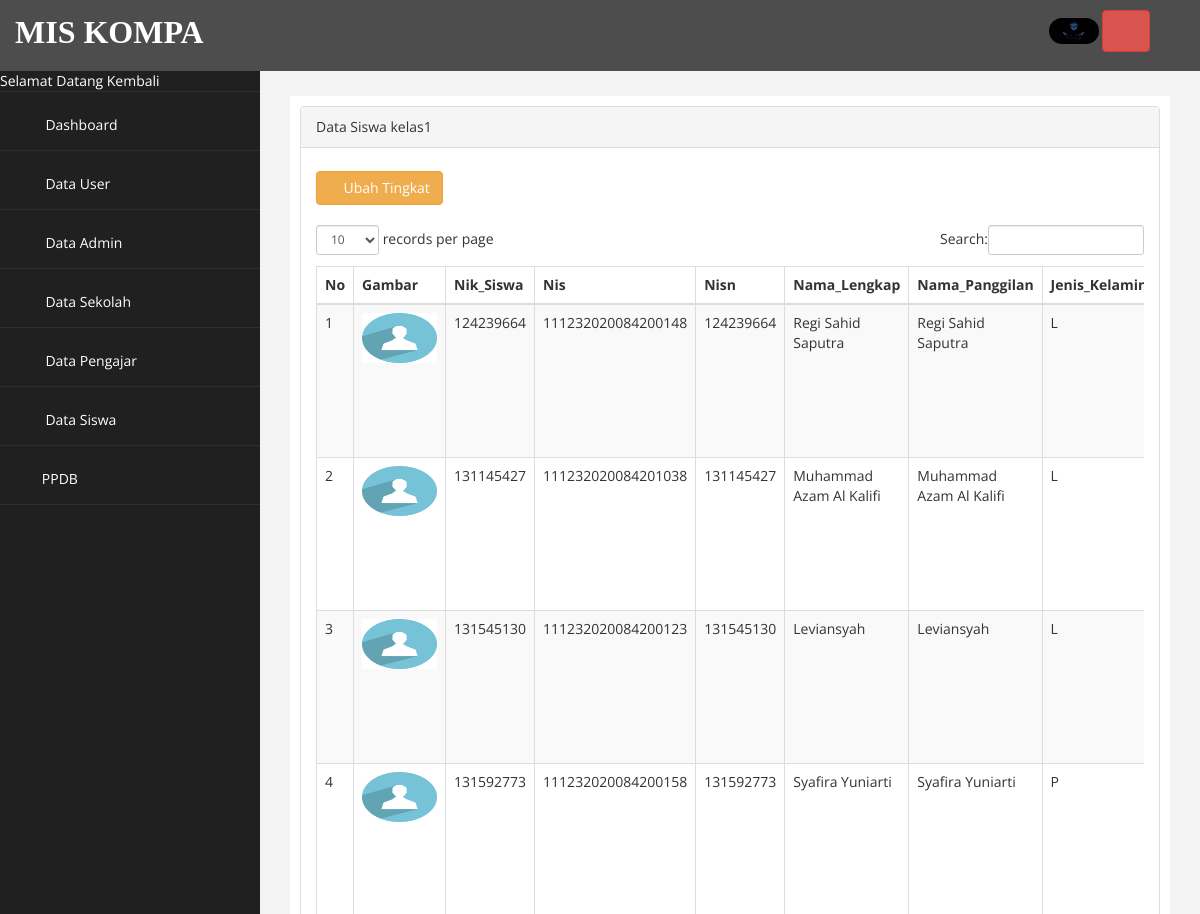
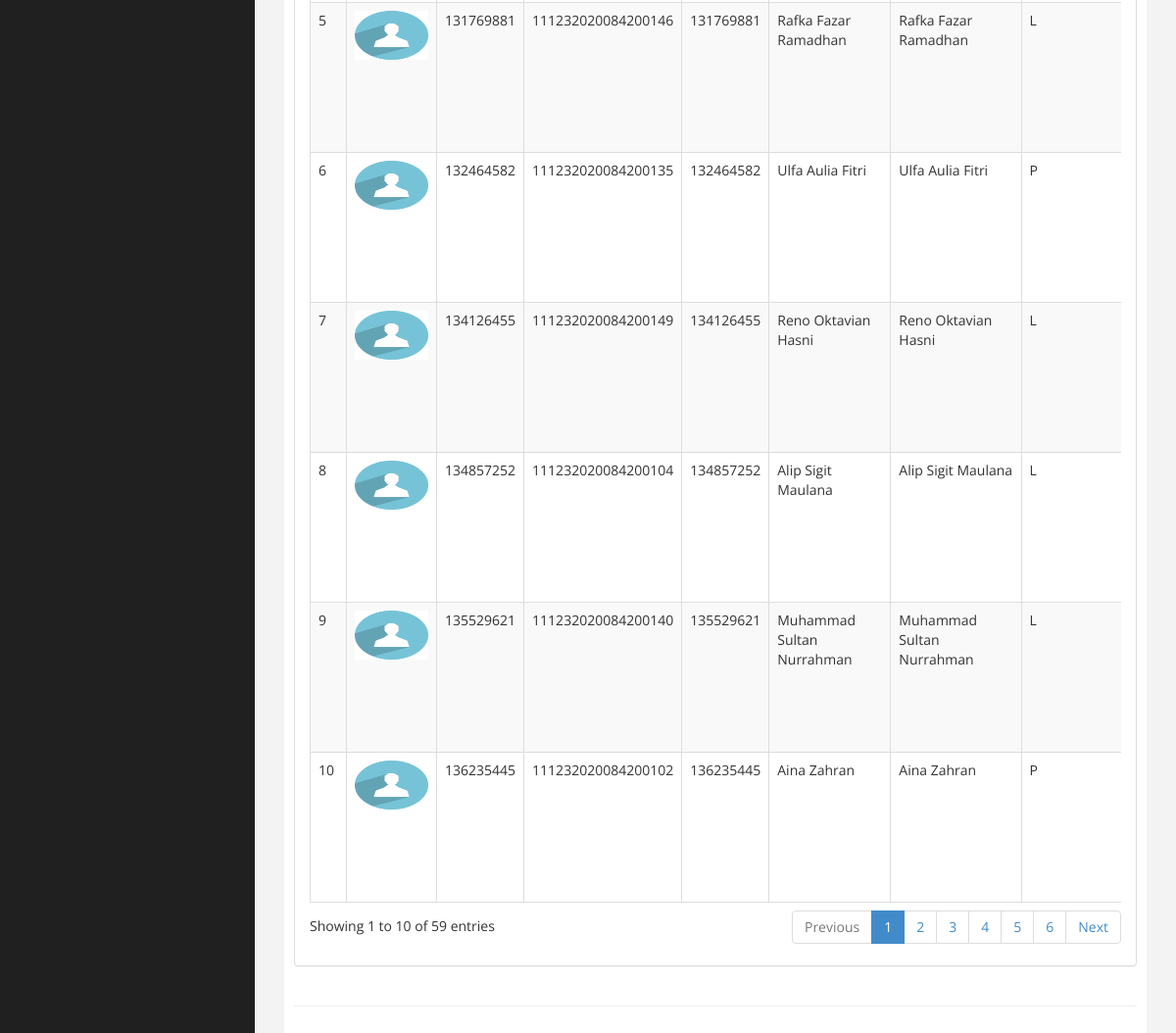
Page /admin.php?page=kelas1 (signed in) on the committed database (2 pictures, top to bottom).
### tables this page shows
CREATE TABLE `user` (
  `UserName` varchar(30) NOT NULL,
  `Password` varchar(30) NOT NULL,
  `Level` enum('user','admin','admin1','pengajar','siswa') NOT NULL,
  `Pengguna` enum('user','default') NOT NULL,
  `akses` varchar(25) NOT NULL,
  `Waktu` datetime NOT NULL DEFAULT CURRENT_TIMESTAMP ON UPDATE CURRENT_TIMESTAMP,
  `Fhoto` varchar(225) NOT NULL
);

CREATE TABLE `siswa` (
  `Nik_Siswa` varchar(30) NOT NULL,
  `Nis` varchar(30) NOT NULL,
  `Nisn` varchar(30) NOT NULL,
  `Nama_Lengkap` varchar(100) NOT NULL,
  `Nama_Panggilan` varchar(30) NOT NULL,
  `Jenis_Kelamin` varchar(5) NOT NULL,
  `Tempat_Lahir` varchar(100) NOT NULL,
  `Tanggal_Lahir` varchar(30) NOT NULL,
  `Agama` varchar(50) NOT NULL,
  `Kewarganegaraan` varchar(30) NOT NULL,
  `Anak_Ke` varchar(5) NOT NULL,
  `Banyak_Saudara_Kandung` varchar(5) NOT NULL,
  `Banyak_Saudara_Tiri` varchar(5) NOT NULL,
  `Banyak_Saudara_Angkat` varchar(5) NOT NULL,
  `Bahasa_Sehari_Hari` varchar(50) NOT NULL,
  `Berat_Badan` varchar(5) NOT NULL,
  `Tinggi_Badan` varchar(5) NOT NULL,
  `Golongan_Darah` varchar(5) NOT NULL,
  `Penyakit_Yang_Pernah_Diderita` text NOT NULL,
  `Tinggal_Bersama` varchar(150) NOT NULL,
  `Jarak_Rumah_Ke_Sekolah` varchar(30) NOT NULL,
  `Alamat_Rumah` text NOT NULL,
  `Status_Siswa` varchar(50) NOT NULL,
  `Kelas` varchar(30) NOT NULL,
  `Tanggal_Mendaftar` varchar(30) NOT NULL,
  `TA` varchar(5) NOT NULL,
  `No_Pendaftaran` varchar(50) NOT NULL,
  `Tanggal_Diperbarui` datetime NOT NULL DEFAULT CURRENT_TIMESTAMP ON UPDATE CURRENT_TIMESTAMP
);

### page/kelas1/index.php (the view, shortened to what this page needs)
<div class="row">
<div class="col-md-12">
<div class="panel panel-default">
    <div class="panel-heading">
         Data Siswa kelas1
    </div>
    <div class="panel-body">
        <div class="table-responsive">
            <div>
                <a href="?page=kelas1&aksi=rubah_tingkat" class="btn btn-warning" style="margin-top: 8px;"><i class="fa fa-edit"></i> Ubah Tingkat</a>
            </div><br>
            <table class="table table-striped table-bordered table-hover" id="dataTables-example">
                <thead>
                    <tr><th>No</th>
                        <th>Gambar</th>
                        <th>Nik_Siswa</th>
                        <th>Nis</th>
                        <th>Nisn</th>
                        <th>Nama_Lengkap</th>
                        <th>Nama_Panggilan</th>
                        <th>Jenis_Kelamin</th>
                    </tr>
                </thead>
                <tbody>
                    <?php
                        $no = 1;
                        $sql = $koneksi->query("select * from siswa where Status_Siswa='aktif' and Kelas='kelas1' ");
                        while ($data= $sql->fetch_assoc()) {
                    ?>
                    <tr>
                        <td><?php echo $no++; ?></td>
                        <?php
                        $kunci=$data['Nik_Siswa'];
                            $sql1 = $koneksi->query("select * from user where UserName='$kunci' ");
                            while ($data1= $sql1->fetch_assoc())
                                {  ?>
                                    <td><a href="gambar/user/<?php echo  $data1['Fhoto'];?>"> <img src="gambar/user/<?php echo  $data1['Fhoto'];?>" width="75" height="50"></a> </td>
                        <?php } ?>
                        <td><?php echo $data['Nik_Siswa'];?></td>
                        <td><?php echo $data['Nis'];?></td>
                        <td><?php echo $data['Nisn'];?></td>
                        <td><?php echo $data['Nama_Lengkap'];?></td>
                        <td><?php echo $data['Nama_Panggilan'];?></td>
                        <td><?php echo $data['Jenis_Kelamin'];?></td>
                    </tr>
                    <?php  } ?>
                </tbody>
                </table>
              </div>
    </div>
 </div>
</div>
</div>

### kepala.php (shortened to what this page needs)
<!DOCTYPE html>
<html xmlns="http://www.w3.org/1999/xhtml">
<head>
    <link href="assets/css/bootstrap.css" rel="stylesheet" />
    <link href="assets/css/font-awesome.css" rel="stylesheet" />
    <link href="assets/css/custom.css" rel="stylesheet" />
   <link href="assets/js/dataTables/dataTables.bootstrap.css" rel="stylesheet" />
</head>

### admin.php (shortened to what this page needs)
<?php
    include "koneksi.php";
    include "kepala.php";
    if($_SESSION['admin'] || $_SESSION['user']){
        $_Akun=$_SESSION['user'];
      $akun=mysqli_fetch_array(mysqli_query($koneksi,"select * from `user` where `UserName` ='$_Akun'"));
      $biodata=mysqli_fetch_array(mysqli_query($koneksi,"select * from `pengajar` where `Nik_Pengajar` ='$_Akun'"));
?>
<body>
    <div id="wrapper">
        <nav class="navbar navbar-default navbar-cls-top " role="navigation" style="margin-bottom: 0">
                <label><font color="white" face="arrial" size="6" style="
padding: 10px 5px 5px 15px;
float: right;">MIS KOMPA</font></label>
  <div style="
padding: 10px 50px 5px 50px;
float: right;">
                        <a href="?page=akun&id=<?=$_Akun?>" title="Akun"><img style="border-radius: 200px; " width="50px" src="gambar/user/<?=$akun['Fhoto']?>" alt="Pengguna"></a>
                        <a onclick="return confirm('yakin ingin meninggalkan halaman ini?')" href="logout.php" class="btn btn-danger" title="Keluar"><i class="fa fa-power-off fa-2x"></i></a>
                        </div>
        </nav>
                <nav class="navbar-default navbar-side" role="navigation">
            <div class="sidebar-collapse">
                <ul class="nav" id="main-menu">
                    <li><font color="white"> Selamat Datang Kembali <strong><?= $biodata['Nama_Pengajar'] ?></strong> </font></li>
                    <li>
                        <a  href="?page="><i class="fa fa-home fa-2x"></i> Dashboard</a>
                    </li>
                    <li>
                        <a  href="?page=user"><i class="fa fa-users fa-2x"></i> Data User</a>
                    </li>
                    <li>
                        <a  href="?page=admin"><i class="fa fa-user fa-2x"></i> Data Admin</a>
                    </li>
                    <li>
                        <a href="#"><i class="fa fa-laptop fa-2x"></i> Data Sekolah<span class="fa arrow"></span></a>
                     </li>
                    <li>
                        <a  href="?page=pengajar"><i class="fa fa-laptop fa-2x"></i></i> Data Pengajar</a>
                    </li>
                    <li>
                        <a href="#"><i class="fa fa-laptop fa-2x"></i> Data Siswa<span class="fa arrow"></span></a>
                     </li>
                    <li>
                        <a href="#"><i class="fa fa-laptop fa-2x"></i>PPDB<span class="fa arrow"></span></a>
                     </li>
                </ul>
            </div>
        </nav>
        <div id="page-wrapper" >
            <div id="page-inner">
                <div class="row">
                    <div class="col-md-12">
                     	<?php
                     		$page = $_GET['page'];
                     		$aksi = $_GET['aksi'];
                     		if ($page=="")
                              {
                                include "home.php";
                              }
                        elseif ($page == "kelas1" )
                              {
                                if ($aksi == "") {
                                    include "page/kelas1/index.php";
                                }elseif ($aksi == "tambah") {
                                    include "page/kelas1/tambah.php";
                                }elseif ($aksi == "ubah") {
                                    include "page/kelas1/ubah.php";
                                }elseif ($aksi == "hapus") {
                                    include "page/kelas1/hapus.php";
                                }elseif ($aksi == "detail") {
                                    include "page/kelas1/detail.php";
                                }elseif ($aksi == "tambah_kelengkapan") {
                                    include "page/kelas1/tambah_kelengkapan.php";
                                }elseif ($aksi == "hapus_kelengkapan") {
                                    include "page/kelas1/hapus_kelengkapan.php";
                                }elseif ($aksi == "rubah_akun") {
                                    include "page/kelas1/rubah_akun.php";
                                }elseif ($aksi == "rubah_tingkat") {
                                    include "page/kelas1/rubah_tingkat.php";
                                }elseif ($aksi == "rubah_tingkat1") {
                                    include "page/kelas1/rubah_tingkat1.php";
                                }
                              }
                     	?>
                    </div>
                </div>
                 <hr />
    </div>
            </div>
        </div>
<?php
    include "kaki.php";
    }else{
        header("location:login.php");
    }
?>

### kaki.php (shortened to what this page needs)
</body>
</html>

### assets/css/custom.css (style rules this page uses)
body { font-family: 'Open Sans', sans-serif; }
#wrapper { width: 100%; background:#202020; }
#page-wrapper { padding: 15px 15px; min-height: 600px; background:#F3F3F3; }
#page-inner { width:100%; margin:10px 20px 10px 0px; background-color:#fff!important; padding:10px; min-height:1200px; }
.arrow { float: right; }
.fa.arrow:before { content: "\f104"; }
.sidebar-collapse , .sidebar-collapse .nav { background:none; }
.sidebar-collapse .nav { padding:0; }
.sidebar-collapse .nav > li > a { color:#fff; background:#202020; text-shadow:none; }
.sidebar-collapse > .nav > li > a { padding:15px 10px; }
.sidebar-collapse > .nav > li { border-bottom: 1px solid rgba(107, 108, 109, 0.19); }
.navbar-side { border:none; background-color: #202020; }
.navbar-cls-top { background:#4D4D4D; border-bottom:none; }
.navbar-default { border:0px solid black; }
.nav > li > a > i { margin-right:10px; }
@media (min-width:768px) { #page-wrapper { margin: 0 0 0 260px; padding: 15px 30px; min-height: 1200px; } }
@media (min-width:768px) { .navbar-side { z-index: 1; position: absolute; width: 260px; } }
@media (min-width:768px) { .navbar { border-radius: 0px; } }

### rows in the picture
user: Fhoto (picture)
siswa: Nik_Siswa "124239664", Nis "111232020084200148", Nisn "124239664", Nama_Lengkap "Regi Sahid Saputra", Nama_Panggilan "Regi Sahid Saputra", Jenis_Kelamin "L"
user: Fhoto (placeholder picture)
siswa: Nik_Siswa "131145427", Nis "111232020084201038", Nisn "131145427", Nama_Lengkap "Muhammad Azam Al Kalifi", Nama_Panggilan "Muhammad Azam Al Kalifi", Jenis_Kelamin "L"
user: Fhoto (placeholder picture)
siswa: Nik_Siswa "131545130", Nis "111232020084200123", Nisn "131545130", Nama_Lengkap "Leviansyah", Nama_Panggilan "Leviansyah", Jenis_Kelamin "L"
user: Fhoto (placeholder picture)
siswa: Nik_Siswa "131592773", Nis "111232020084200158", Nisn "131592773", Nama_Lengkap "Syafira Yuniarti", Nama_Panggilan "Syafira Yuniarti", Jenis_Kelamin "P"
user: Fhoto (placeholder picture)
siswa: Nik_Siswa "131769881", Nis "111232020084200146", Nisn "131769881", Nama_Lengkap "Rafka Fazar Ramadhan", Nama_Panggilan "Rafka Fazar Ramadhan", Jenis_Kelamin "L"
user: Fhoto (placeholder picture)
siswa: Nik_Siswa "132464582", Nis "111232020084200135", Nisn "132464582", Nama_Lengkap "Ulfa Aulia Fitri", Nama_Panggilan "Ulfa Aulia Fitri", Jenis_Kelamin "P"
user: Fhoto (placeholder picture)
siswa: Nik_Siswa "134126455", Nis "111232020084200149", Nisn "134126455", Nama_Lengkap "Reno Oktavian Hasni", Nama_Panggilan "Reno Oktavian Hasni", Jenis_Kelamin "L"
user: Fhoto (placeholder picture)
siswa: Nik_Siswa "134857252", Nis "111232020084200104", Nisn "134857252", Nama_Lengkap "Alip Sigit Maulana", Nama_Panggilan "Alip Sigit Maulana", Jenis_Kelamin "L"
user: Fhoto (placeholder picture)
siswa: Nik_Siswa "135529621", Nis "111232020084200140", Nisn "135529621", Nama_Lengkap "Muhammad Sultan Nurrahman", Nama_Panggilan "Muhammad Sultan Nurrahman", Jenis_Kelamin "L"
user: Fhoto (placeholder picture)
siswa: Nik_Siswa "136235445", Nis "111232020084200102", Nisn "136235445", Nama_Lengkap "Aina Zahran", Nama_Panggilan "Aina Zahran", Jenis_Kelamin "P"
user: Fhoto (placeholder picture)
